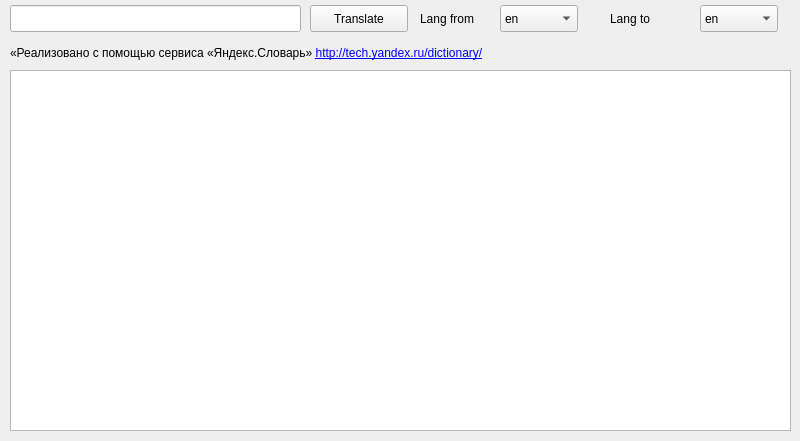
<?xml version="1.0" encoding="UTF-8"?>
<ui version="4.0">
 <class>MainWindow</class>
 <widget class="QMainWindow" name="MainWindow">
  <property name="geometry">
   <rect>
    <x>0</x>
    <y>0</y>
    <width>800</width>
    <height>441</height>
   </rect>
  </property>
  <property name="minimumSize">
   <size>
    <width>800</width>
    <height>441</height>
   </size>
  </property>
  <property name="maximumSize">
   <size>
    <width>800</width>
    <height>441</height>
   </size>
  </property>
  <property name="baseSize">
   <size>
    <width>800</width>
    <height>441</height>
   </size>
  </property>
  <property name="windowTitle">
   <string>Dict</string>
  </property>
  <widget class="QWidget" name="centralwidget">
   <widget class="QLineEdit" name="lineEdit_input">
    <property name="geometry">
     <rect>
      <x>10</x>
      <y>5</y>
      <width>291</width>
      <height>27</height>
     </rect>
    </property>
   </widget>
   <widget class="QPushButton" name="pushButton_translate">
    <property name="geometry">
     <rect>
      <x>310</x>
      <y>5</y>
      <width>98</width>
      <height>27</height>
     </rect>
    </property>
    <property name="text">
     <string>Translate</string>
    </property>
   </widget>
   <widget class="QComboBox" name="comboBox_from">
    <property name="geometry">
     <rect>
      <x>500</x>
      <y>5</y>
      <width>78</width>
      <height>27</height>
     </rect>
    </property>
    <item>
     <property name="text">
      <string>en</string>
     </property>
    </item>
   </widget>
   <widget class="QLabel" name="label">
    <property name="geometry">
     <rect>
      <x>420</x>
      <y>10</y>
      <width>71</width>
      <height>17</height>
     </rect>
    </property>
    <property name="text">
     <string>Lang from</string>
    </property>
   </widget>
   <widget class="QLabel" name="label_2">
    <property name="geometry">
     <rect>
      <x>610</x>
      <y>10</y>
      <width>81</width>
      <height>17</height>
     </rect>
    </property>
    <property name="text">
     <string>Lang to</string>
    </property>
   </widget>
   <widget class="QComboBox" name="comboBox_to">
    <property name="geometry">
     <rect>
      <x>700</x>
      <y>5</y>
      <width>78</width>
      <height>27</height>
     </rect>
    </property>
    <item>
     <property name="text">
      <string>en</string>
     </property>
    </item>
    <item>
     <property name="text">
      <string>ru</string>
     </property>
    </item>
   </widget>
   <widget class="QTextBrowser" name="textEdit_main">
    <property name="geometry">
     <rect>
      <x>10</x>
      <y>70</y>
      <width>781</width>
      <height>361</height>
     </rect>
    </property>
    <property name="readOnly">
     <bool>true</bool>
    </property>
   </widget>
   <widget class="QLabel" name="label_3">
    <property name="geometry">
     <rect>
      <x>10</x>
      <y>45</y>
      <width>631</width>
      <height>17</height>
     </rect>
    </property>
    <property name="text">
     <string>«Реализовано с помощью сервиса «Яндекс.Словарь» &lt;a href=&quot;http://tech.yandex.ru/dictionary/&quot;&gt;http://tech.yandex.ru/dictionary/&lt;/a&gt;</string>
    </property>
    <property name="openExternalLinks">
     <bool>true</bool>
    </property>
   </widget>
  </widget>
 </widget>
 <resources/>
 <connections/>
</ui>
